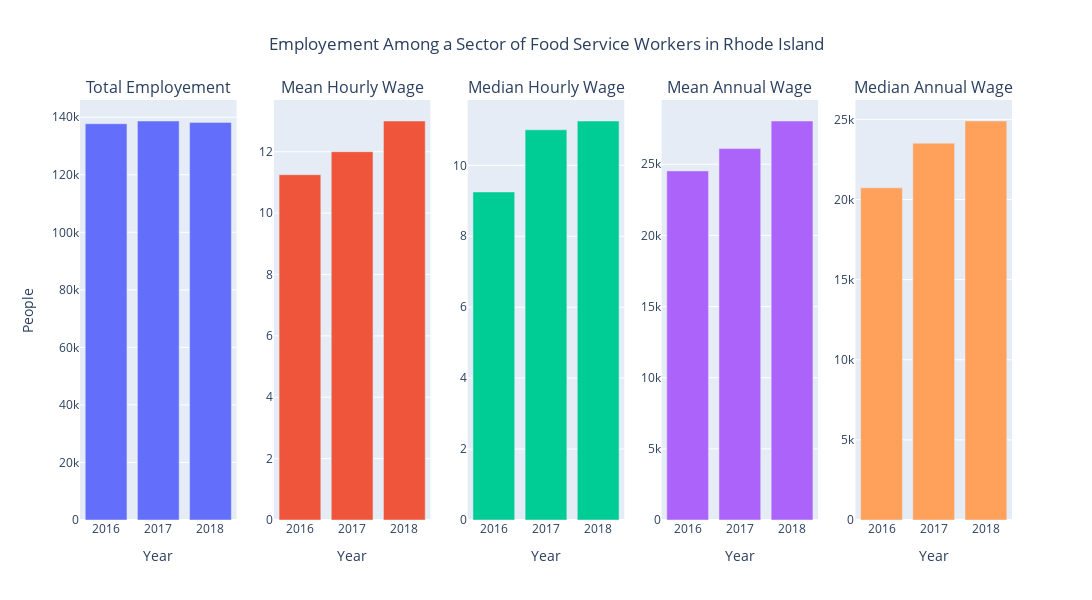

The notebook cell saved with this chart:
### Code cell
from plotly.subplots import make_subplots
import plotly.graph_objects as go
fig = make_subplots(rows=1, cols=5, subplot_titles = ['Total Employement','Mean Hourly Wage', 'Median Hourly Wage', 'Mean Annual Wage', "Median Annual Wage"])
fig.add_trace(go.Bar(x=df4["Years"],y=df4["tot_emp"]), row=1, col=1)
fig.add_trace(go.Bar(x=df4["Years"],y=df4["h_mean"]), row=1, col=2)
fig.add_trace(go.Bar(x=df4["Years"],y=df4["h_median"]), row=1, col=3)
fig.add_trace(go.Bar(x=df4["Years"],y=df4["a_mean"]), row=1, col=4)
fig.add_trace(go.Bar(x=df4["Years"],y=df4["a_median"]), row=1, col=5)
fig.update_layout(xaxis_title='Year', xaxis2_title='Year', xaxis3_title='Year', xaxis4_title='Year', xaxis5_title='Year', yaxis_title='People',)
fig.update_layout(height=600, width=1150, title_text="Employement Among a Sector of Food Service Workers in Rhode Island", title_x=0.5, showlegend=False)
fig.show()

### Figure 1 — Plotly figure (JSON) as saved in the notebook; plotly's stock layout.template omitted (floating-point values rounded to 4 significant figures)
{"data": [{"type": "bar", "x": ["2016", "2017", "2018"], "xaxis": "x", "y": [137730, 138690, 138210], "yaxis": "y"}, {"type": "bar", "x": ["2016", "2017", "2018"], "xaxis": "x2", "y": [11.25, 12, 13], "yaxis": "y2"}, {"type": "bar", "x": ["2016", "2017", "2018"], "xaxis": "x3", "y": [9.25, 11, 11.25], "yaxis": "y3"}, {"type": "bar", "x": ["2016", "2017", "2018"], "xaxis": "x4", "y": [24530.0, 26100, 28040], "yaxis": "y4"}, {"type": "bar", "x": ["2016", "2017", "2018"], "xaxis": "x5", "y": [20725, 23515, 24900.0], "yaxis": "y5"}], "layout": {"annotations": [{"font": {"size": 16}, "showarrow": false, "text": "Total Employement", "x": 0.084, "xanchor": "center", "xref": "paper", "y": 1, "yanchor": "bottom", "yref": "paper"}, {"font": {"size": 16}, "showarrow": false, "text": "Mean Hourly Wage", "x": 0.292, "xanchor": "center", "xref": "paper", "y": 1, "yanchor": "bottom", "yref": "paper"}, {"font": {"size": 16}, "showarrow": false, "text": "Median Hourly Wage", "x": 0.5, "xanchor": "center", "xref": "paper", "y": 1, "yanchor": "bottom", "yref": "paper"}, {"font": {"size": 16}, "showarrow": false, "text": "Mean Annual Wage", "x": 0.708, "xanchor": "center", "xref": "paper", "y": 1, "yanchor": "bottom", "yref": "paper"}, {"font": {"size": 16}, "showarrow": false, "text": "Median Annual Wage", "x": 0.916, "xanchor": "center", "xref": "paper", "y": 1, "yanchor": "bottom", "yref": "paper"}], "height": 600, "showlegend": false, "title": {"text": "Employement Among a Sector of Food Service Workers in Rhode Island", "x": 0.5}, "width": 1150, "xaxis": {"anchor": "y", "domain": [0, 0.168], "title": {"text": "Year"}}, "xaxis2": {"anchor": "y2", "domain": [0.208, 0.376], "title": {"text": "Year"}}, "xaxis3": {"anchor": "y3", "domain": [0.416, 0.584], "title": {"text": "Year"}}, "xaxis4": {"anchor": "y4", "domain": [0.624, 0.792], "title": {"text": "Year"}}, "xaxis5": {"anchor": "y5", "domain": [0.832, 1], "title": {"text": "Year"}}, "yaxis": {"anchor": "x", "domain": [0, 1], "title": {"text": "People"}}, "yaxis2": {"anchor": "x2", "domain": [0, 1]}, "yaxis3": {"anchor": "x3", "domain": [0, 1]}, "yaxis4": {"anchor": "x4", "domain": [0, 1]}, "yaxis5": {"anchor": "x5", "domain": [0, 1]}}}
